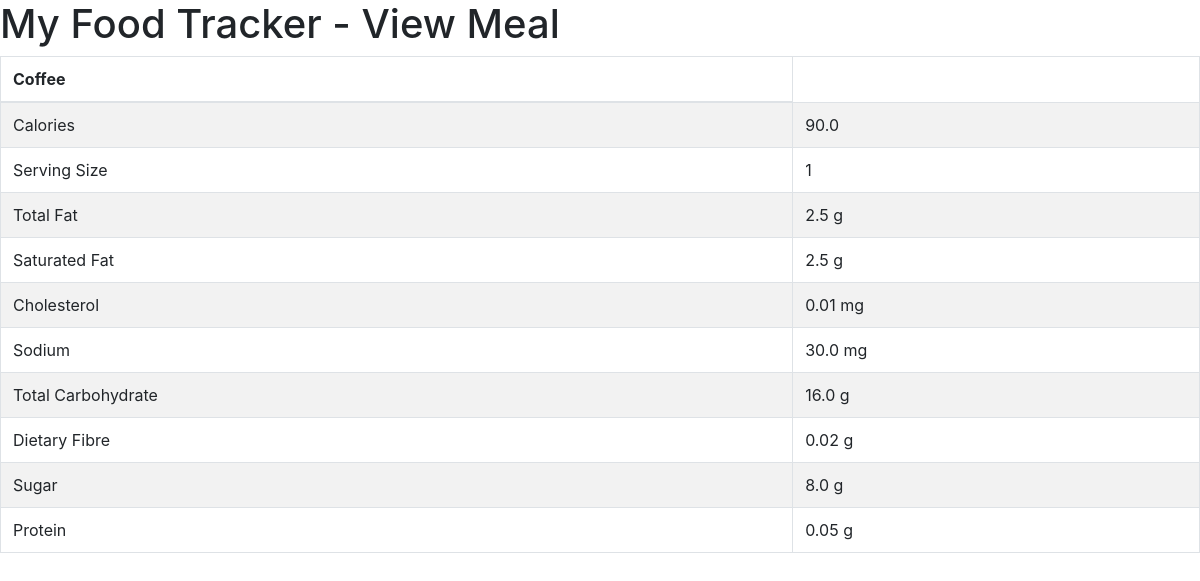
/view_meal/6 (signed in), run on the app's committed database.
### food/models.py (models this page shows, shortened)
class Meal(models.Model):
    BREAKFAST = 1
    MORNING_SNACK = 2
    LUNCH = 3
    AFTERNOON_SNACK = 4
    DINNER = 5
    EVENING_SNACK = 6
    MEAL_TIME_TYPES = (
        (BREAKFAST, "Breakfast"),
        (MORNING_SNACK, "Morning Snack"),
        (LUNCH, "Lunch"),
        (AFTERNOON_SNACK, "Afternoon Snack"),
        (DINNER, "Dinner"),
        (EVENING_SNACK, "Evening Snack")
    )
    food = models.ForeignKey(Food, verbose_name="Food",on_delete = models.CASCADE)
    serving_size = models.IntegerField(verbose_name="Serving Size")
    meal_time = models.IntegerField(verbose_name="Meal Time", choices=MEAL_TIME_TYPES)
    def get_total_calories(self):
        return self.serving_size * self.food.calories
    def get_total_totalfat(self):
        return self.serving_size * self.food.total_fat
    def get_total_saturatedfat(self):
        return self.serving_size * self.food.saturated_fat
    def get_total_cholesterol(self):
        return self.serving_size * self.food.cholesterol
    def get_total_sodium(self):
        return self.serving_size * self.food.sodium
    def get_total_totalcarbohydrate(self):
        return self.serving_size * self.food.total_carbohydrate
    def get_total_dietaryfibre(self):
        return self.serving_size * self.food.dietary_fibre
    def get_total_sugar(self):
        return self.serving_size * self.food.sugar
    def get_total_protein(self):
        return self.serving_size * self.food.protein

class Food(models.Model):
    name = models.CharField(verbose_name="Food Name", max_length=200)
    calories = models.FloatField(verbose_name="Calories (kcal)")
    total_fat = models.FloatField(verbose_name="Total Fat (g)")
    saturated_fat = models.FloatField(verbose_name="Saturated Fat (g)")
    cholesterol = models.FloatField(verbose_name="Cholesterol (mg)")
    sodium = models.FloatField(verbose_name="Sodium (mg)")
    total_carbohydrate = models.FloatField(verbose_name="Total Carbohydrate (g)")
    dietary_fibre = models.FloatField(verbose_name="Dietary Fibre (g)")
    sugar = models.FloatField(verbose_name="Sugar (g)")
    protein = models.FloatField(verbose_name="Protein (g)")
    def __str__(self):
        return "%s" % self.name

### food/views.py (the view)
# urls.py: url(r'^view_meal/(?P<meal_id>\d+)$', view_meal, name='view-meal'),
def view_meal(request, meal_id):
    if request.user.is_authenticated:
        template = "view_meal.html"
        meals = Meal.objects.get(id=int(meal_id))
        context = {
            'meals': meals,
        }
        return render(request, template, context)
    else:
        return HttpResponseRedirect(reverse_lazy('auth_login'))

### templates/view_meal.html (shortened to what this page needs)
<html>
	<head>
		<link rel="stylesheet" href="https://stackpath.bootstrapcdn.com/bootstrap/4.1.0/css/bootstrap.min.css">
	</head>
	<body>
		<h1>My Food Tracker - View Meal</h1>
		<table class="table table-bordered table-striped">
			<thead>
				<tr>
					<th style="text-align:left;">{{ meals.food }}</th>
				</tr>
			</thead>
			<tbody>
				<tr>
					<td>Calories</td>
					<td>{{ meals.get_total_calories }}</td>
				</tr>
				<tr>
					<td>Serving Size</td>
					<td>{{ meals.serving_size }} </td>
				</tr>
				<tr>
					<td>Total Fat</td>
					<td>{{ meals.get_total_totalfat}} g</td>
				</tr>
				<tr>
					<td>Saturated Fat</td>
					<td>{{ meals.get_total_saturatedfat}} g</td>
				</tr>
				<tr>
					<td>Cholesterol</td>
					<td>{{ meals.get_total_cholesterol}} mg</td>
				</tr>
				<tr>
					<td>Sodium</td>
					<td>{{ meals.get_total_sodium}} mg</td>
				</tr>
				<tr>
					<td>Total Carbohydrate</td>
					<td>{{ meals.get_total_totalcarbohydrate}} g</td>
				</tr>
				<tr>
					<td>Dietary Fibre</td>
					<td>{{ meals.get_total_dietaryfibre}} g</td>
				</tr>
				<tr>
					<td>Sugar</td>
					<td>{{ meals.get_total_sugar}} g</td>
				</tr>
				<tr>
					<td>Protein</td>
					<td>{{ meals.get_total_protein}} g</td>
				</tr>
			</tbody>
		</table>
	</body>
</html>

### data on the page
Meal: food "Coffee", get_total_calories "90.0", serving_size "1", get_total_totalfat "2.5", get_total_saturatedfat "2.5", get_total_cholesterol "0.01", get_total_sodium "30.0", get_total_totalcarbohydrate "16.0", get_total_dietaryfibre "0.02", get_total_sugar "8.0", get_total_protein "0.05"
